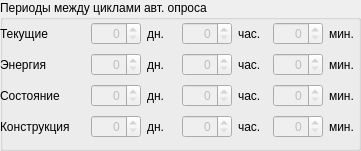
  <widget class="QGroupBox" name="groupMeterCycle">
   <property name="geometry">
    <rect>
     <x>440</x>
     <y>229</y>
     <width>361</width>
     <height>151</height>
    </rect>
   </property>
   <property name="title">
    <string>Периоды между циклами авт. опроса</string>
   </property>
   <widget class="QWidget" name="layoutWidget2">
    <property name="geometry">
     <rect>
      <x>0</x>
      <y>20</y>
      <width>362</width>
      <height>120</height>
     </rect>
    </property>
    <layout class="QVBoxLayout" name="verticalLayout_3">
     <item>
      <layout class="QHBoxLayout" name="horizontalLayout_7">
       <item>
        <widget class="QLabel" name="labelMeterVolumeTime">
         <property name="sizePolicy">
          <sizepolicy hsizetype="Fixed" vsizetype="Fixed">
           <horstretch>0</horstretch>
           <verstretch>0</verstretch>
          </sizepolicy>
         </property>
         <property name="minimumSize">
          <size>
           <width>85</width>
           <height>23</height>
          </size>
         </property>
         <property name="maximumSize">
          <size>
           <width>85</width>
           <height>23</height>
          </size>
         </property>
         <property name="sizeIncrement">
          <size>
           <width>0</width>
           <height>0</height>
          </size>
         </property>
         <property name="text">
          <string>Текущие</string>
         </property>
        </widget>
       </item>
       <item>
        <widget class="QSpinBox" name="spinMeterVolumeDay">
         <property name="enabled">
          <bool>false</bool>
         </property>
         <property name="sizePolicy">
          <sizepolicy hsizetype="Fixed" vsizetype="Fixed">
           <horstretch>0</horstretch>
           <verstretch>0</verstretch>
          </sizepolicy>
         </property>
         <property name="minimumSize">
          <size>
           <width>50</width>
           <height>23</height>
          </size>
         </property>
         <property name="maximumSize">
          <size>
           <width>50</width>
           <height>23</height>
          </size>
         </property>
         <property name="alignment">
          <set>Qt::AlignRight|Qt::AlignTrailing|Qt::AlignVCenter</set>
         </property>
         <property name="maximum">
          <number>365</number>
         </property>
        </widget>
       </item>
       <item>
        <widget class="QLabel" name="labelMeterVolumeDay">
         <property name="sizePolicy">
          <sizepolicy hsizetype="Fixed" vsizetype="Fixed">
           <horstretch>0</horstretch>
           <verstretch>0</verstretch>
          </sizepolicy>
         </property>
         <property name="minimumSize">
          <size>
           <width>29</width>
           <height>23</height>
          </size>
         </property>
         <property name="maximumSize">
          <size>
           <width>29</width>
           <height>23</height>
          </size>
         </property>
         <property name="sizeIncrement">
          <size>
           <width>0</width>
           <height>0</height>
          </size>
         </property>
         <property name="text">
          <string>дн.</string>
         </property>
        </widget>
       </item>
       <item>
        <widget class="QSpinBox" name="spinMeterVolumeHour">
         <property name="enabled">
          <bool>false</bool>
         </property>
         <property name="sizePolicy">
          <sizepolicy hsizetype="Fixed" vsizetype="Fixed">
           <horstretch>0</horstretch>
           <verstretch>0</verstretch>
          </sizepolicy>
         </property>
         <property name="minimumSize">
          <size>
           <width>50</width>
           <height>23</height>
          </size>
         </property>
         <property name="maximumSize">
          <size>
           <width>50</width>
           <height>23</height>
          </size>
         </property>
         <property name="alignment">
          <set>Qt::AlignRight|Qt::AlignTrailing|Qt::AlignVCenter</set>
         </property>
         <property name="maximum">
          <number>23</number>
         </property>
        </widget>
       </item>
       <item>
        <widget class="QLabel" name="labelMeterVolumeHour">
         <property name="sizePolicy">
          <sizepolicy hsizetype="Fixed" vsizetype="Fixed">
           <horstretch>0</horstretch>
           <verstretch>0</verstretch>
          </sizepolicy>
         </property>
         <property name="minimumSize">
          <size>
           <width>29</width>
           <height>23</height>
          </size>
         </property>
         <property name="maximumSize">
          <size>
           <width>29</width>
           <height>23</height>
          </size>
         </property>
         <property name="sizeIncrement">
          <size>
           <width>0</width>
           <height>0</height>
          </size>
         </property>
         <property name="text">
          <string>час.</string>
         </property>
        </widget>
       </item>
       <item>
        <widget class="QSpinBox" name="spinMeterVolumeMin">
         <property name="enabled">
          <bool>false</bool>
         </property>
         <property name="sizePolicy">
          <sizepolicy hsizetype="Fixed" vsizetype="Fixed">
           <horstretch>0</horstretch>
           <verstretch>0</verstretch>
          </sizepolicy>
         </property>
         <property name="minimumSize">
          <size>
           <width>50</width>
           <height>23</height>
          </size>
         </property>
         <property name="maximumSize">
          <size>
           <width>50</width>
           <height>23</height>
          </size>
         </property>
         <property name="alignment">
          <set>Qt::AlignRight|Qt::AlignTrailing|Qt::AlignVCenter</set>
         </property>
         <property name="maximum">
          <number>59</number>
         </property>
        </widget>
       </item>
       <item>
        <widget class="QLabel" name="labelMeterVolumeMin">
         <property name="sizePolicy">
          <sizepolicy hsizetype="Fixed" vsizetype="Fixed">
           <horstretch>0</horstretch>
           <verstretch>0</verstretch>
          </sizepolicy>
         </property>
         <property name="minimumSize">
          <size>
           <width>29</width>
           <height>23</height>
          </size>
         </property>
         <property name="maximumSize">
          <size>
           <width>29</width>
           <height>23</height>
          </size>
         </property>
         <property name="sizeIncrement">
          <size>
           <width>0</width>
           <height>0</height>
          </size>
         </property>
         <property name="text">
          <string>мин.</string>
         </property>
        </widget>
       </item>
      </layout>
     </item>
     <item>
      <layout class="QHBoxLayout" name="horizontalLayout_6">
       <item>
        <widget class="QLabel" name="labelMeterEnergyTime">
         <property name="sizePolicy">
          <sizepolicy hsizetype="Fixed" vsizetype="Fixed">
           <horstretch>0</horstretch>
           <verstretch>0</verstretch>
          </sizepolicy>
         </property>
         <property name="minimumSize">
          <size>
           <width>85</width>
           <height>23</height>
          </size>
         </property>
         <property name="maximumSize">
          <size>
           <width>85</width>
           <height>23</height>
          </size>
         </property>
         <property name="sizeIncrement">
          <size>
           <width>0</width>
           <height>0</height>
          </size>
         </property>
         <property name="text">
          <string>Энергия</string>
         </property>
        </widget>
       </item>
       <item>
        <widget class="QSpinBox" name="spinMeterEnergyDay">
         <property name="enabled">
          <bool>false</bool>
         </property>
         <property name="sizePolicy">
          <sizepolicy hsizetype="Fixed" vsizetype="Fixed">
           <horstretch>0</horstretch>
           <verstretch>0</verstretch>
          </sizepolicy>
         </property>
         <property name="minimumSize">
          <size>
           <width>50</width>
           <height>23</height>
          </size>
         </property>
         <property name="maximumSize">
          <size>
           <width>50</width>
           <height>23</height>
          </size>
         </property>
         <property name="alignment">
          <set>Qt::AlignRight|Qt::AlignTrailing|Qt::AlignVCenter</set>
         </property>
         <property name="maximum">
          <number>365</number>
         </property>
        </widget>
       </item>
       <item>
        <widget class="QLabel" name="labelMeterEnergyDay">
         <property name="sizePolicy">
          <sizepolicy hsizetype="Fixed" vsizetype="Fixed">
           <horstretch>0</horstretch>
           <verstretch>0</verstretch>
          </sizepolicy>
         </property>
         <property name="minimumSize">
          <size>
           <width>29</width>
           <height>23</height>
          </size>
         </property>
         <property name="maximumSize">
          <size>
           <width>29</width>
           <height>23</height>
          </size>
         </property>
         <property name="sizeIncrement">
          <size>
           <width>0</width>
           <height>0</height>
          </size>
         </property>
         <property name="text">
          <string>дн.</string>
         </property>
        </widget>
       </item>
       <item>
        <widget class="QSpinBox" name="spinMeterEnergyHour">
         <property name="enabled">
          <bool>false</bool>
         </property>
         <property name="sizePolicy">
          <sizepolicy hsizetype="Fixed" vsizetype="Fixed">
           <horstretch>0</horstretch>
           <verstretch>0</verstretch>
          </sizepolicy>
         </property>
         <property name="minimumSize">
          <size>
           <width>50</width>
           <height>23</height>
          </size>
         </property>
         <property name="maximumSize">
          <size>
           <width>50</width>
           <height>23</height>
          </size>
         </property>
         <property name="alignment">
          <set>Qt::AlignRight|Qt::AlignTrailing|Qt::AlignVCenter</set>
         </property>
         <property name="maximum">
          <number>23</number>
         </property>
        </widget>
       </item>
       <item>
        <widget class="QLabel" name="labelMeterEnergyHour">
         <property name="sizePolicy">
          <sizepolicy hsizetype="Fixed" vsizetype="Fixed">
           <horstretch>0</horstretch>
           <verstretch>0</verstretch>
          </sizepolicy>
         </property>
         <property name="minimumSize">
          <size>
           <width>29</width>
           <height>23</height>
          </size>
         </property>
         <property name="maximumSize">
          <size>
           <width>29</width>
           <height>23</height>
          </size>
         </property>
         <property name="sizeIncrement">
          <size>
           <width>0</width>
           <height>0</height>
          </size>
         </property>
         <property name="text">
          <string>час.</string>
         </property>
        </widget>
       </item>
       <item>
        <widget class="QSpinBox" name="spinMeterEnergyMin">
         <property name="enabled">
          <bool>false</bool>
         </property>
         <property name="sizePolicy">
          <sizepolicy hsizetype="Fixed" vsizetype="Fixed">
           <horstretch>0</horstretch>
           <verstretch>0</verstretch>
          </sizepolicy>
         </property>
         <property name="minimumSize">
          <size>
           <width>50</width>
           <height>23</height>
          </size>
         </property>
         <property name="maximumSize">
          <size>
           <width>50</width>
           <height>23</height>
          </size>
         </property>
         <property name="alignment">
          <set>Qt::AlignRight|Qt::AlignTrailing|Qt::AlignVCenter</set>
         </property>
         <property name="maximum">
          <number>59</number>
         </property>
        </widget>
       </item>
       <item>
        <widget class="QLabel" name="labelMeterEnergyMin">
         <property name="sizePolicy">
          <sizepolicy hsizetype="Fixed" vsizetype="Fixed">
           <horstretch>0</horstretch>
           <verstretch>0</verstretch>
          </sizepolicy>
         </property>
         <property name="minimumSize">
          <size>
           <width>29</width>
           <height>23</height>
          </size>
         </property>
         <property name="maximumSize">
          <size>
           <width>29</width>
           <height>23</height>
          </size>
         </property>
         <property name="sizeIncrement">
          <size>
           <width>0</width>
           <height>0</height>
          </size>
         </property>
         <property name="text">
          <string>мин.</string>
         </property>
        </widget>
       </item>
      </layout>
     </item>
     <item>
      <layout class="QHBoxLayout" name="horizontalLayout_3">
       <item>
        <widget class="QLabel" name="labelMeterStateTime">
         <property name="sizePolicy">
          <sizepolicy hsizetype="Fixed" vsizetype="Fixed">
           <horstretch>0</horstretch>
           <verstretch>0</verstretch>
          </sizepolicy>
         </property>
         <property name="minimumSize">
          <size>
           <width>85</width>
           <height>23</height>
          </size>
         </property>
         <property name="maximumSize">
          <size>
           <width>85</width>
           <height>23</height>
          </size>
         </property>
         <property name="sizeIncrement">
          <size>
           <width>0</width>
           <height>0</height>
          </size>
         </property>
         <property name="text">
          <string>Состояние</string>
         </property>
        </widget>
       </item>
       <item>
        <widget class="QSpinBox" name="spinMeterStateDay">
         <property name="enabled">
          <bool>false</bool>
         </property>
         <property name="sizePolicy">
          <sizepolicy hsizetype="Fixed" vsizetype="Fixed">
           <horstretch>0</horstretch>
           <verstretch>0</verstretch>
          </sizepolicy>
         </property>
         <property name="minimumSize">
          <size>
           <width>50</width>
           <height>23</height>
          </size>
         </property>
         <property name="maximumSize">
          <size>
           <width>50</width>
           <height>23</height>
          </size>
         </property>
         <property name="alignment">
          <set>Qt::AlignRight|Qt::AlignTrailing|Qt::AlignVCenter</set>
         </property>
         <property name="maximum">
          <number>365</number>
         </property>
        </widget>
       </item>
       <item>
        <widget class="QLabel" name="labelMeterStateDay">
         <property name="sizePolicy">
          <sizepolicy hsizetype="Fixed" vsizetype="Fixed">
           <horstretch>0</horstretch>
           <verstretch>0</verstretch>
          </sizepolicy>
         </property>
         <property name="minimumSize">
          <size>
           <width>29</width>
           <height>23</height>
          </size>
         </property>
         <property name="maximumSize">
          <size>
           <width>29</width>
           <height>23</height>
          </size>
         </property>
         <property name="sizeIncrement">
          <size>
           <width>0</width>
           <height>0</height>
          </size>
         </property>
         <property name="text">
          <string>дн.</string>
         </property>
        </widget>
       </item>
       <item>
        <widget class="QSpinBox" name="spinMeterStateHour">
         <property name="enabled">
          <bool>false</bool>
         </property>
         <property name="sizePolicy">
          <sizepolicy hsizetype="Fixed" vsizetype="Fixed">
           <horstretch>0</horstretch>
           <verstretch>0</verstretch>
          </sizepolicy>
         </property>
         <property name="minimumSize">
          <size>
           <width>50</width>
           <height>23</height>
          </size>
         </property>
         <property name="maximumSize">
          <size>
           <width>50</width>
           <height>23</height>
          </size>
         </property>
         <property name="alignment">
          <set>Qt::AlignRight|Qt::AlignTrailing|Qt::AlignVCenter</set>
         </property>
         <property name="maximum">
          <number>23</number>
         </property>
        </widget>
       </item>
       <item>
        <widget class="QLabel" name="labelMeterStateHour">
         <property name="sizePolicy">
          <sizepolicy hsizetype="Fixed" vsizetype="Fixed">
           <horstretch>0</horstretch>
           <verstretch>0</verstretch>
          </sizepolicy>
         </property>
         <property name="minimumSize">
          <size>
           <width>29</width>
           <height>23</height>
          </size>
         </property>
         <property name="maximumSize">
          <size>
           <width>29</width>
           <height>23</height>
          </size>
         </property>
         <property name="sizeIncrement">
          <size>
           <width>0</width>
           <height>0</height>
          </size>
         </property>
         <property name="text">
          <string>час.</string>
         </property>
        </widget>
       </item>
       <item>
        <widget class="QSpinBox" name="spinMeterStateMin">
         <property name="enabled">
          <bool>false</bool>
         </property>
         <property name="sizePolicy">
          <sizepolicy hsizetype="Fixed" vsizetype="Fixed">
           <horstretch>0</horstretch>
           <verstretch>0</verstretch>
          </sizepolicy>
         </property>
         <property name="minimumSize">
          <size>
           <width>50</width>
           <height>23</height>
          </size>
         </property>
         <property name="maximumSize">
          <size>
           <width>50</width>
           <height>23</height>
          </size>
         </property>
         <property name="alignment">
          <set>Qt::AlignRight|Qt::AlignTrailing|Qt::AlignVCenter</set>
         </property>
         <property name="maximum">
          <number>59</number>
         </property>
        </widget>
       </item>
       <item>
        <widget class="QLabel" name="labelMeterStateMin">
         <property name="sizePolicy">
          <sizepolicy hsizetype="Fixed" vsizetype="Fixed">
           <horstretch>0</horstretch>
           <verstretch>0</verstretch>
          </sizepolicy>
         </property>
         <property name="minimumSize">
          <size>
           <width>29</width>
           <height>23</height>
          </size>
         </property>
         <property name="maximumSize">
          <size>
           <width>29</width>
           <height>23</height>
          </size>
         </property>
         <property name="sizeIncrement">
          <size>
           <width>0</width>
           <height>0</height>
          </size>
         </property>
         <property name="text">
          <string>мин.</string>
         </property>
        </widget>
       </item>
      </layout>
     </item>
     <item>
      <layout class="QHBoxLayout" name="horizontalLayout_2">
       <item>
        <widget class="QLabel" name="labelMeterConsistTime">
         <property name="sizePolicy">
          <sizepolicy hsizetype="Fixed" vsizetype="Fixed">
           <horstretch>0</horstretch>
           <verstretch>0</verstretch>
          </sizepolicy>
         </property>
         <property name="minimumSize">
          <size>
           <width>85</width>
           <height>23</height>
          </size>
         </property>
         <property name="maximumSize">
          <size>
           <width>85</width>
           <height>23</height>
          </size>
         </property>
         <property name="sizeIncrement">
          <size>
           <width>0</width>
           <height>0</height>
          </size>
         </property>
         <property name="text">
          <string>Конструкция</string>
         </property>
        </widget>
       </item>
       <item>
        <widget class="QSpinBox" name="spinMeterConsistDay">
         <property name="enabled">
          <bool>false</bool>
         </property>
         <property name="sizePolicy">
          <sizepolicy hsizetype="Fixed" vsizetype="Fixed">
           <horstretch>0</horstretch>
           <verstretch>0</verstretch>
          </sizepolicy>
         </property>
         <property name="minimumSize">
          <size>
           <width>50</width>
           <height>23</height>
          </size>
         </property>
         <property name="maximumSize">
          <size>
           <width>50</width>
           <height>23</height>
          </size>
         </property>
         <property name="alignment">
          <set>Qt::AlignRight|Qt::AlignTrailing|Qt::AlignVCenter</set>
         </property>
         <property name="maximum">
          <number>365</number>
         </property>
        </widget>
       </item>
       <item>
        <widget class="QLabel" name="labelMeterConsistDay">
         <property name="sizePolicy">
          <sizepolicy hsizetype="Fixed" vsizetype="Fixed">
           <horstretch>0</horstretch>
           <verstretch>0</verstretch>
          </sizepolicy>
         </property>
         <property name="minimumSize">
          <size>
           <width>29</width>
           <height>23</height>
          </size>
         </property>
         <property name="maximumSize">
          <size>
           <width>29</width>
           <height>23</height>
          </size>
         </property>
         <property name="sizeIncrement">
          <size>
           <width>0</width>
           <height>0</height>
          </size>
         </property>
         <property name="text">
          <string>дн.</string>
         </property>
        </widget>
       </item>
       <item>
        <widget class="QSpinBox" name="spinMeterConsistHour">
         <property name="enabled">
          <bool>false</bool>
         </property>
         <property name="sizePolicy">
          <sizepolicy hsizetype="Fixed" vsizetype="Fixed">
           <horstretch>0</horstretch>
           <verstretch>0</verstretch>
          </sizepolicy>
         </property>
         <property name="minimumSize">
          <size>
           <width>50</width>
           <height>23</height>
          </size>
         </property>
         <property name="maximumSize">
          <size>
           <width>50</width>
           <height>23</height>
          </size>
         </property>
         <property name="alignment">
          <set>Qt::AlignRight|Qt::AlignTrailing|Qt::AlignVCenter</set>
         </property>
         <property name="maximum">
          <number>23</number>
         </property>
        </widget>
       </item>
       <item>
        <widget class="QLabel" name="labelMeterConsistHour">
         <property name="sizePolicy">
          <sizepolicy hsizetype="Fixed" vsizetype="Fixed">
           <horstretch>0</horstretch>
           <verstretch>0</verstretch>
          </sizepolicy>
         </property>
         <property name="minimumSize">
          <size>
           <width>29</width>
           <height>23</height>
          </size>
         </property>
         <property name="maximumSize">
          <size>
           <width>29</width>
           <height>23</height>
          </size>
         </property>
         <property name="sizeIncrement">
          <size>
           <width>0</width>
           <height>0</height>
          </size>
         </property>
         <property name="text">
          <string>час.</string>
         </property>
        </widget>
       </item>
       <item>
        <widget class="QSpinBox" name="spinMeterConsistMin">
         <property name="enabled">
          <bool>false</bool>
         </property>
         <property name="sizePolicy">
          <sizepolicy hsizetype="Fixed" vsizetype="Fixed">
           <horstretch>0</horstretch>
           <verstretch>0</verstretch>
          </sizepolicy>
         </property>
         <property name="minimumSize">
          <size>
           <width>50</width>
           <height>23</height>
          </size>
         </property>
         <property name="maximumSize">
          <size>
           <width>50</width>
           <height>23</height>
          </size>
         </property>
         <property name="alignment">
          <set>Qt::AlignRight|Qt::AlignTrailing|Qt::AlignVCenter</set>
         </property>
         <property name="maximum">
          <number>255</number>
         </property>
         <property name="singleStep">
          <number>59</number>
         </property>
        </widget>
       </item>
       <item>
        <widget class="QLabel" name="labelMeterConsistMin">
         <property name="sizePolicy">
          <sizepolicy hsizetype="Fixed" vsizetype="Fixed">
           <horstretch>0</horstretch>
           <verstretch>0</verstretch>
          </sizepolicy>
         </property>
         <property name="minimumSize">
          <size>
           <width>29</width>
           <height>23</height>
          </size>
         </property>
         <property name="maximumSize">
          <size>
           <width>29</width>
           <height>23</height>
          </size>
         </property>
         <property name="sizeIncrement">
          <size>
           <width>0</width>
           <height>0</height>
          </size>
         </property>
         <property name="text">
          <string>мин.</string>
         </property>
        </widget>
       </item>
      </layout>
     </item>
    </layout>
   </widget>
  </widget>
